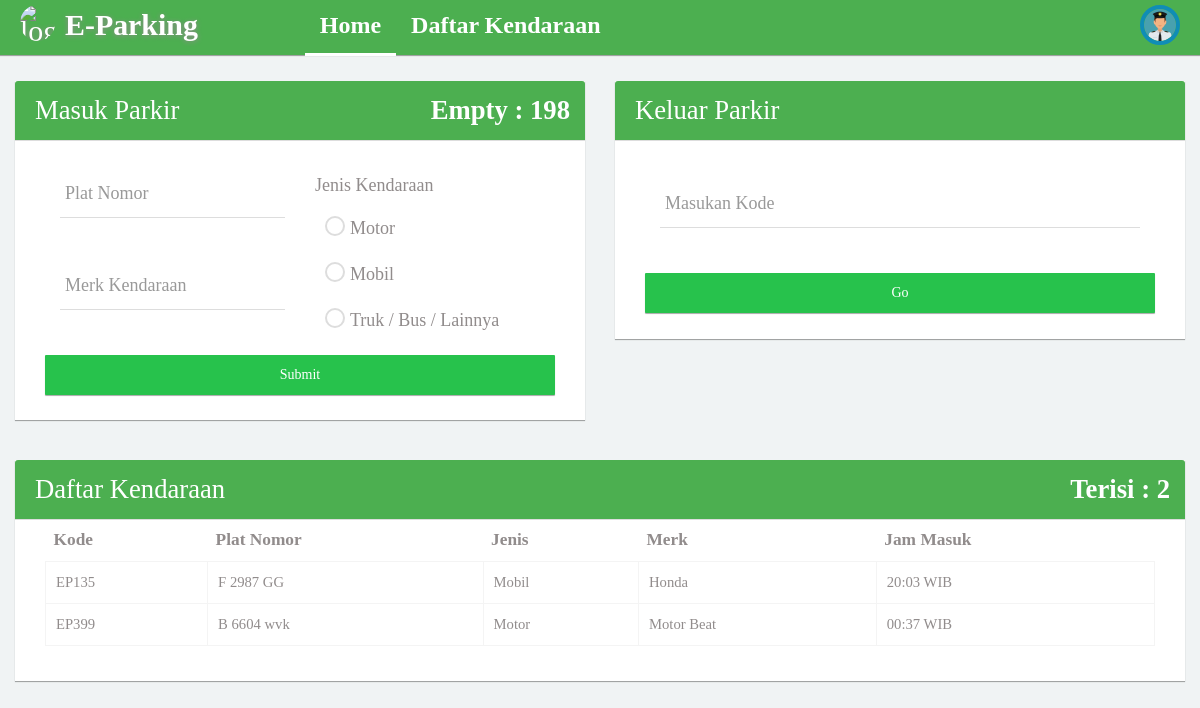
/home.php (signed in), run on the app's committed database.
### tables this page shows
CREATE TABLE `tb_daftar_parkir` (
  `kode` varchar(5) NOT NULL,
  `plat_nomor` varchar(10) NOT NULL,
  `jenis` varchar(22) NOT NULL,
  `merk` varchar(30) NOT NULL,
  `jam_masuk` varchar(9) NOT NULL,
  `hitung_jam_masuk` int(2) NOT NULL,
  `status` varchar(2) NOT NULL,
  `jam_keluar` varchar(9) NOT NULL,
  `total` int(11) NOT NULL
);

### home.php (the view, shortened to what this page needs)
<!DOCTYPE html>
<html lang="en">
<head>
  <link rel="stylesheet" type="text/css" href="asset/css/bootstrap.min.css">
  <link rel="stylesheet" type="text/css" href="asset/css/plugins/font-awesome.min.css"/>
  <link rel="stylesheet" type="text/css" href="asset/css/plugins/animate.min.css"/>
  <link rel="stylesheet" type="text/css" href="asset/css/plugins/nouislider.min.css"/>
  <link rel="stylesheet" type="text/css" href="asset/css/plugins/select2.min.css"/>
  <link rel="stylesheet" type="text/css" href="asset/css/plugins/ionrangeslider/ion.rangeSlider.css"/>
  <link rel="stylesheet" type="text/css" href="asset/css/plugins/ionrangeslider/ion.rangeSlider.skinFlat.css"/>
  <link rel="stylesheet" type="text/css" href="asset/css/plugins/bootstrap-material-datetimepicker.css"/>
  <link rel="stylesheet" type="text/css" href="asset/css/plugins/simple-line-icons.css"/>
  <link rel="stylesheet" type="text/css" href="asset/css/plugins/mediaelementplayer.css"/>
  <link href="asset/css/style.css" rel="stylesheet">
</head>
<?php
include "config/koneksi.php";
$username = $_GET['nama'];
  $query = mysqli_query($con, "SELECT * FROM tb_daftar_parkir");
  $cek_isi = mysqli_num_rows($query);
  $cek_sisa = 200-$cek_isi;
 ?>
<body style="overflow-x: hidden;" class="dashboard topnav">
        <nav class="navbar navbar-default header navbar-fixed-top bg-green">
          <div class="col-md-12 nav-wrapper">
            <div class="navbar-header" style="width:100%;">
                <div class="navbar-brand" style="margin-left: -10px;" name="home_logo">
                <img src="asset/img/logo.png" class="img-circle" alt="logo" style="float: left;margin-top: -10px;" width="35px"/>
                 <b style="float: left;margin-left: 10px;">E-Parking</b>
                </div>
              <ul class="nav navbar-nav search-nav" style="margin-left: 7%">
                  <li class="active"><a style="font-size: 18pt">Home</a></li>
                  <li><a href="daftar_kendaraan.php?nama=<?= $username ?>"><span  style="font-size: 18pt">Daftar Kendaraan</a></span></li>
              </ul>
               <ul class="nav navbar-nav navbar-right user-nav">
                <li class="user-name"><span><?php echo $username ?></span></li>
                  <li class="dropdown avatar-dropdown">
                   <img src="asset/img/petugas.png" class="img-circle avatar" alt="username" data-toggle="dropdown" aria-haspopup="true" aria-expanded="true" style="cursor: pointer;" />
                </li>
              </ul>
            </div>
          </div>
        </nav>
      <div id="content">
                <div class="col-md-6" style="margin-top: 30px;">
                  <div class="col-md-12 panel">
                    <div class="col-md-12 panel-heading bg-green">
                      <h4 style="color: white;font-size: 20pt;">Masuk Parkir <span class="right" style="color : white; font-weight: bold; text-align: right; padding-right: 10px;">Empty : <?= $cek_sisa ?></span></h4>
                    </div>
                    <div class="col-md-12 panel-body" style="padding-bottom:25px;">
                      <div class="col-md-12">
                        <form class="cmxform" method="POST">
                          <div class="col-md-6">
                            <div class="form-group form-animate-text" style="margin-top:15px !important;">
                              <input type="text" class="form-text" name="plat_nomor" id="plat_nomor" required>
                              <label>Plat Nomor</label>
                            </div>
                            <div class="form-group form-animate-text" style="margin-top:10px !important;">
                              <input type="text" class="form-text" name="merk" id="merk" required>
                              <label>Merk Kendaraan</label>
                            </div>
                          </div>
                          <div class="col-md-6" style="padding-top: 10px">
                            <label><h4>Jenis Kendaraan</h4></label>
                          </div>
                          <div class="col-md-6" style="padding:5px 20px 0 25px" name="jenis_kendaraan">
                            <div class="form-animate-radio">
                              <label class="radio">
                                <span class="outer">
                                </span> Motor
                              </label>
                            </div>
                            <div class="form-animate-radio">
                              <label class="radio">
                                <span class="outer">
                                </span> Mobil
                              </label>
                            </div>
                            <div class="form-animate-radio">
                              <label class="radio">
                                <span class="outer">
                                </span> Truk / Bus / Lainnya
                              </label>
                            </div>
                          </div>
                          <input class="submit btn btn-success col-md-12" type="submit" value="Submit" style="height: 40px" name="btn_masuk">
                      </form>
                    </div>
                  </div>
                </div>
              </div>
              <div class="col-md-6" style="margin-top: 30px">
                  <div class="col-md-12 panel">
                    <div class="col-md-12 panel-heading bg-green">
                      <h4 style="color: white;font-size: 20pt;">Keluar Parkir</h4>
                    </div>
                    <div class="col-md-12 panel-body" style="padding-bottom:25px;">
                      <div class="col-md-12">
                        <form class="cmxform" method="POST">
                          <div class="col-md-12">
                            <div class="form-group form-animate-text" style="margin-top:25px !important;">
                              <input type="text" class="form-text" name="kode" id="kode_keluar" required>
                              <label>Masukan Kode</label>
                            </div>
                          </div>
                          <input class="btn btn-success col-md-12" type="button" value="Go" style="height: 40px" id="btnKeluar" style="height: 40px">
                          <div class="col-md-12">
                                        </form>
                                    </div>
                                  </div>
                                </div>
                            </div>
                    </div>
                <div class="col-md-12 col-sm-12 col-x-12" style="margin-top: 20px;">
                  <div class="col-md-12 panel">
                    <div class="col-md-12 panel-heading bg-green">
                      <h4 style="color: white;font-size: 20pt;">Daftar Kendaraan <span class="right" style="color : white; font-weight: bold; text-align: right; padding-right: 10px;">Terisi : <?= $cek_isi ?></span></h4>
                    </div>
                    <div class="panel-body">
                    <div class="table-responsive col-md-12 col-sm-12 col-xs-12">
                    <table class="table table-hover col-md-12 col-sm-12 col-xs-12" width="100%" cellspacing="0">
                    <thead>
                      <tr style="font-size: 13pt">
                        <th style="max-width: 120px;">Kode</th>
                        <th style="max-width: 250px;">Plat Nomor</th>
                        <th>Jenis</th>
                        <th>Merk</th>
                        <th style="max-width: 200px;">Jam Masuk</th>
                      </tr>
                    </thead>
                    <tbody>
                      <?php
                        $sql = "SELECT * FROM tb_daftar_parkir WHERE status = '1'";
                        $query = mysqli_query($con, $sql);
                        while ($data = mysqli_fetch_array($query)) {?>
                      <tr style="font-size: 11pt">
                        <td><?php echo $data['kode'] ?></td>
                        <td><?php echo $data['plat_nomor'] ?></td>
                        <td><?php echo $data['jenis'] ?></td>
                        <td><?php echo $data['merk'] ?></td>
                        <td><?php echo $data['jam_masuk'] . " WIB" ?></td>
                      </tr>
                      <?php } ?>
                    </tbody>
                  </table>
                  </div>
                  </div>
                  </div>
                </div>
</body>
</html>

### data on the page
tb_daftar_parkir: kode "EP135", plat_nomor "F 2987 GG", jenis "Mobil", merk "Honda", jam_masuk "20:03"
tb_daftar_parkir: kode "EP399", plat_nomor "B 6604 wvk", jenis "Motor", merk "Motor Beat", jam_masuk "00:37"

### other printed values
$cek_sisa "198"
$cek_isi "2"
